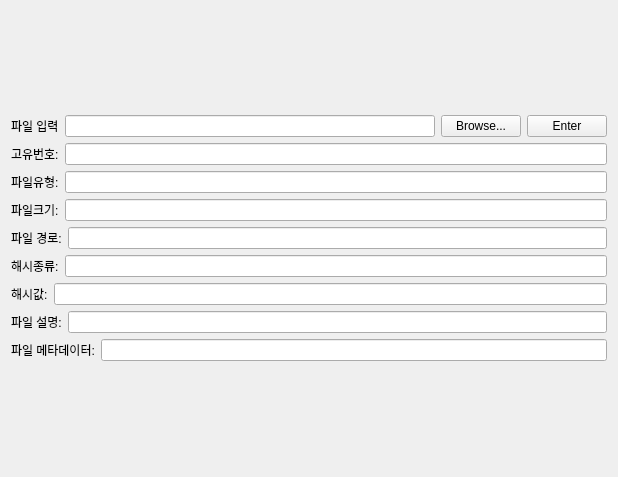
                  <widget class="QWidget" name="AI__scrollAreaWidgetContents">
                   <property name="geometry">
                    <rect>
                     <x>0</x>
                     <y>0</y>
                     <width>618</width>
                     <height>477</height>
                    </rect>
                   </property>
                   <layout class="QGridLayout" name="gridLayout_11">
                    <item row="0" column="0">
                     <layout class="QVBoxLayout" name="AI_other_files__verticalLayout_1">
                      <item>
                       <layout class="QHBoxLayout" name="AI_other_files_file_browse__horizontalLayout_1">
                        <item>
                         <widget class="QLabel" name="AI_other_files_file_browse__label_1">
                          <property name="text">
                           <string>파일 입력</string>
                          </property>
                         </widget>
                        </item>
                        <item>
                         <widget class="QLineEdit" name="AI_other_files_file_browse__lineEdit_1"/>
                        </item>
                        <item>
                         <widget class="QPushButton" name="AI_other_files_file_browse__browseButton_1">
                          <property name="text">
                           <string>Browse...</string>
                          </property>
                         </widget>
                        </item>
                        <item>
                         <widget class="QPushButton" name="AI_other_files_file_browse__enterButton_1">
                          <property name="text">
                           <string>Enter</string>
                          </property>
                         </widget>
                        </item>
                       </layout>
                      </item>
                      <item>
                       <layout class="QHBoxLayout" name="AI_other_files_id__horizontalLayout_1">
                        <item>
                         <widget class="QLabel" name="AI_other_files_id__label_1">
                          <property name="text">
                           <string>고유번호:</string>
                          </property>
                         </widget>
                        </item>
                        <item>
                         <widget class="QLineEdit" name="AI_other_files_id__lineEdit_1"/>
                        </item>
                       </layout>
                      </item>
                      <item>
                       <layout class="QHBoxLayout" name="AI_other_files_type__horizontalLayout_1">
                        <item>
                         <widget class="QLabel" name="AI_other_files_type__label_1">
                          <property name="text">
                           <string>파일유형:</string>
                          </property>
                         </widget>
                        </item>
                        <item>
                         <widget class="QLineEdit" name="AI_other_files_type__lineEdit_1"/>
                        </item>
                       </layout>
                      </item>
                      <item>
                       <layout class="QHBoxLayout" name="AI_other_files_file_size__horizontalLayout_1">
                        <item>
                         <widget class="QLabel" name="AI_other_files_file_size__label_1">
                          <property name="text">
                           <string>파일크기:</string>
                          </property>
                         </widget>
                        </item>
                        <item>
                         <widget class="QLineEdit" name="AI_other_files_file_size__lineEdit_1"/>
                        </item>
                       </layout>
                      </item>
                      <item>
                       <layout class="QHBoxLayout" name="AI_other_files_file_path__horizontalLayout_1">
                        <item>
                         <widget class="QLabel" name="AI_other_files_file_path__label_1">
                          <property name="text">
                           <string>파일 경로:</string>
                          </property>
                         </widget>
                        </item>
                        <item>
                         <widget class="QLineEdit" name="AI_other_files_file_path__lineEdit_1"/>
                        </item>
                       </layout>
                      </item>
                      <item>
                       <layout class="QHBoxLayout" name="AI_other_files_file_hash_type__horizontalLayout_1">
                        <item>
                         <widget class="QLabel" name="AI_other_files_file_hash_type__label_1">
                          <property name="text">
                           <string>해시종류:</string>
                          </property>
                         </widget>
                        </item>
                        <item>
                         <widget class="QLineEdit" name="AI_other_files_file_hash_type__lineEdit_1"/>
                        </item>
                       </layout>
                      </item>
                      <item>
                       <layout class="QHBoxLayout" name="AI_other_files_file_hash_value__horizontalLayout_1">
                        <item>
                         <widget class="QLabel" name="AI_other_files_file_hash_value__label_1">
                          <property name="text">
                           <string>해시값:</string>
                          </property>
                         </widget>
                        </item>
                        <item>
                         <widget class="QLineEdit" name="AI_other_files_file_hash_value__lineEdit_1"/>
                        </item>
                       </layout>
                      </item>
                      <item>
                       <layout class="QHBoxLayout" name="AI_other_files_file_description__horizontalLayout_1">
                        <item>
                         <widget class="QLabel" name="AI_other_files_file_description__label_1">
                          <property name="text">
                           <string>파일 설명:</string>
                          </property>
                         </widget>
                        </item>
                        <item>
                         <widget class="QLineEdit" name="AI_other_files_file_description__lineEdit_1"/>
                        </item>
                       </layout>
                      </item>
                      <item>
                       <layout class="QHBoxLayout" name="AI_other_files_file_metadata__horizontalLayout_1">
                        <item>
                         <widget class="QLabel" name="AI_other_files_file_metadata__label_1">
                          <property name="text">
                           <string>파일 메타데이터:</string>
                          </property>
                         </widget>
                        </item>
                        <item>
                         <widget class="QLineEdit" name="AI_other_files_file_metadata__lineEdit_1"/>
                        </item>
                       </layout>
                      </item>
                     </layout>
                    </item>
                   </layout>
                  </widget>
